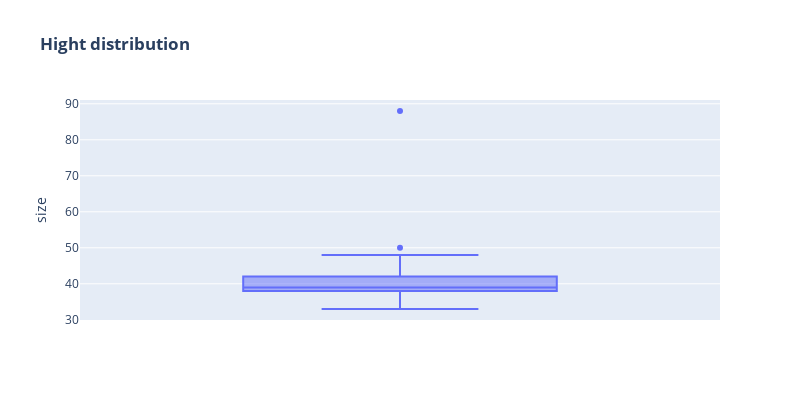

Notebook cell for this chart:
### Code cell
fig = ex.box(data, y="size",  title="<b>Hight distribution</b>")
fig.update_layout(width=800, height=400, bargap=0.1)
fig.show()

### Figure 1 — Plotly figure (JSON) as saved in the notebook; plotly's stock layout.template omitted (floating-point values rounded to 4 significant figures; data arrays with more than 128 entries replaced by an {"elided": "..."} marker saying what was removed)
{"data": [{"alignmentgroup": "True", "hovertemplate": "size=%{y}<extra></extra>", "legendgroup": "", "marker": {"color": "#636efa"}, "name": "", "notched": false, "offsetgroup": "", "orientation": "v", "showlegend": false, "type": "box", "x0": " ", "xaxis": "x", "y": {"elided": "160 int values"}, "y0": " ", "yaxis": "y"}], "layout": {"bargap": 0.1, "boxmode": "group", "height": 400, "legend": {"tracegroupgap": 0}, "title": {"text": "<b>Hight distribution</b>"}, "width": 800, "xaxis": {"anchor": "y", "domain": [0, 1]}, "yaxis": {"anchor": "x", "domain": [0, 1], "title": {"text": "size"}}}}
